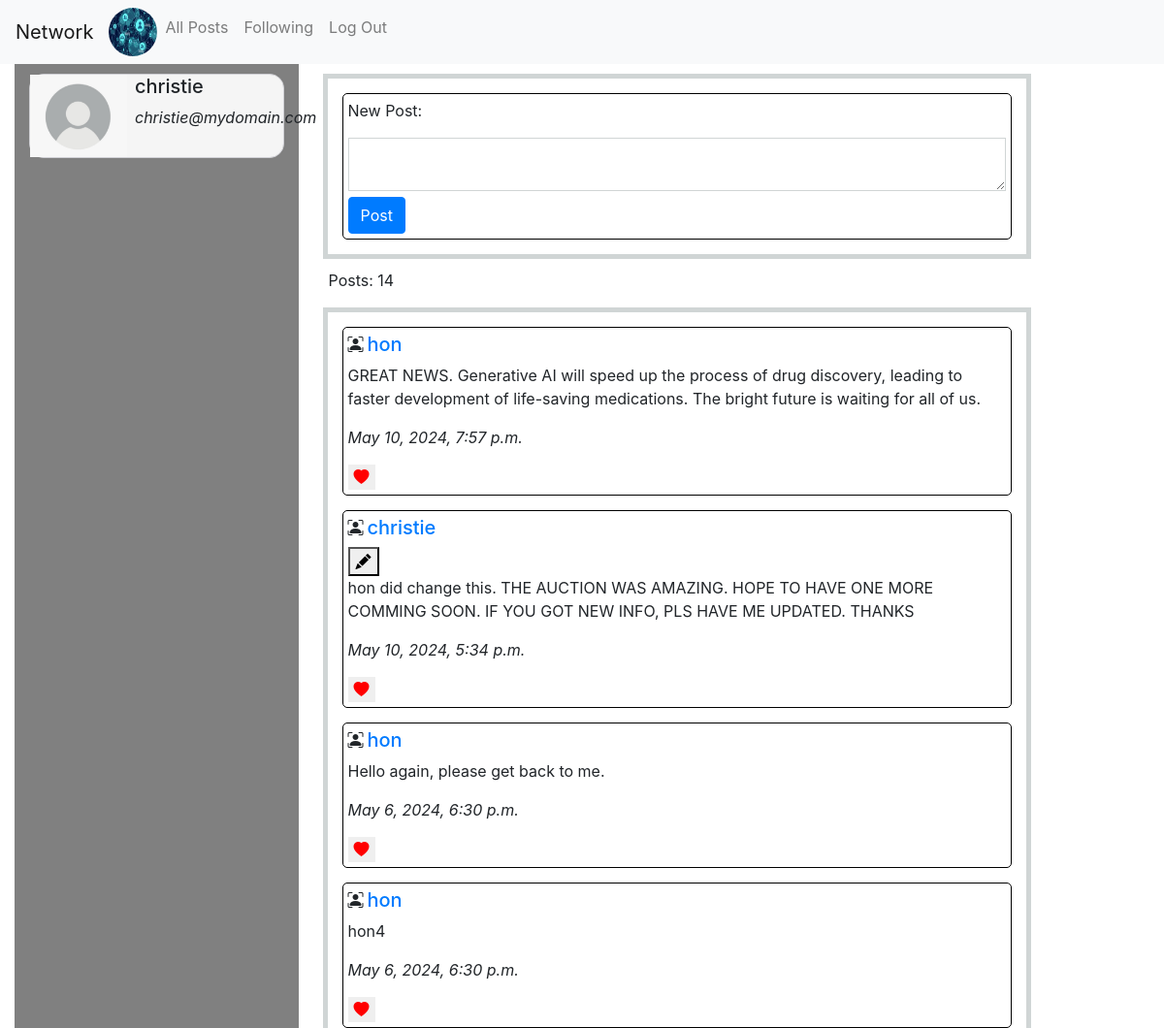
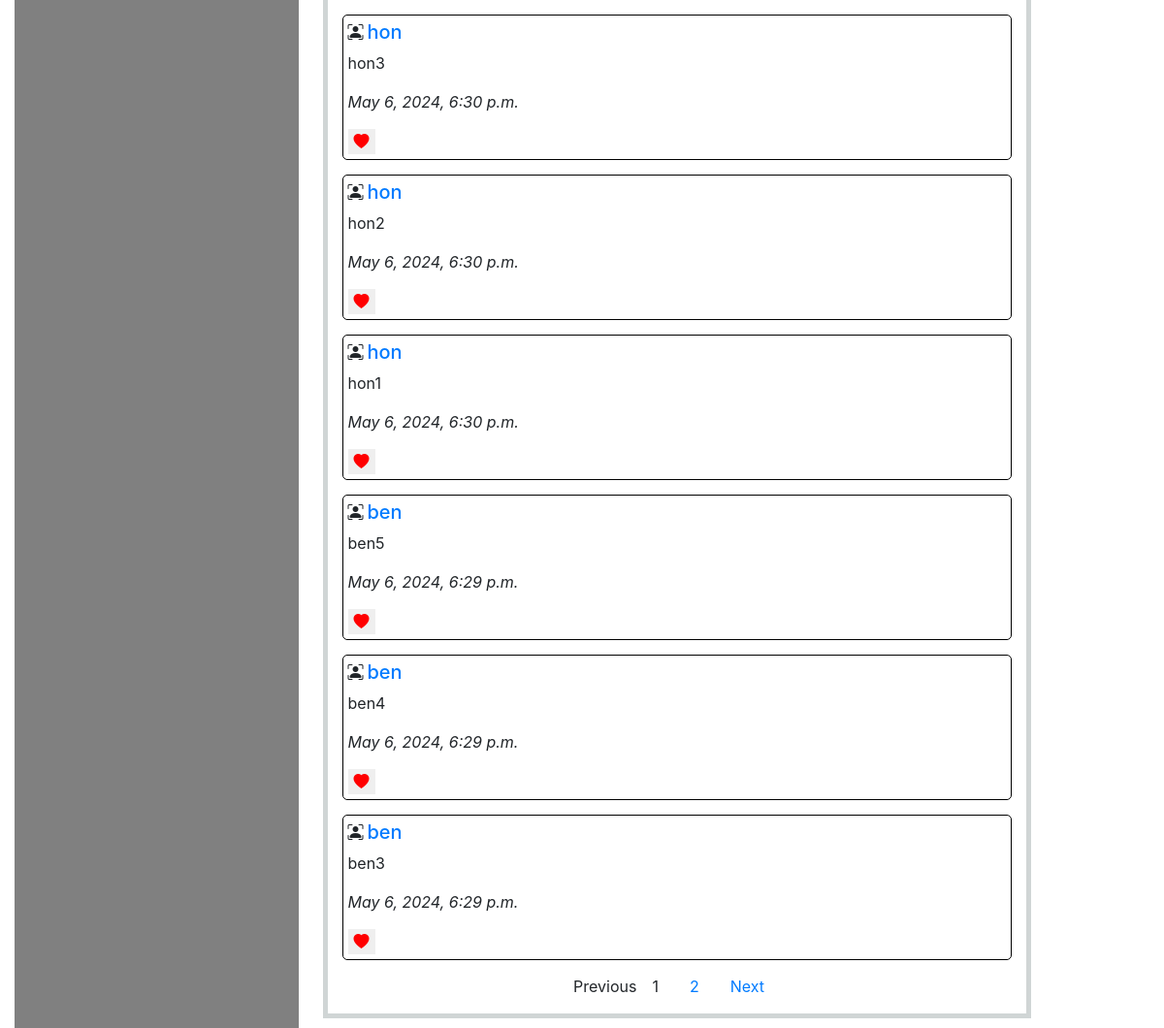
The app's page / (signed in) with its own data (2 pictures, top to bottom).
### network/models.py (models this page shows)
class User(AbstractUser):
    pass

class Post(models.Model):
    poster=models.ForeignKey(User,on_delete=models.CASCADE,related_name="posts")
    content=models.TextField()
    timestamp=models.DateTimeField(auto_now_add=True)

### network/views.py (the view)
# urls.py: path("", views.index, name="index"),
def index(request):
    posts=Post.objects.filter(poster__in=User.objects.all())
    post_counts=len(posts)
    posts=posts.order_by('-timestamp')
    like_counts=[{post.id:post.post_likes.count()} for post in posts]
    key_to_display = 'id'
    for item in like_counts:
        if key_to_display in item:
            logging.debug(f'{item[key_to_display]}')
    paginator = Paginator(posts, 10)
    page = request.GET.get('page', 1)
    try:
        posts = paginator.page(page)
    except PageNotAnInteger:
        posts = paginator.page(1)
    except EmptyPage:
        posts = paginator.page(paginator.num_pages)
    return render(request, "network/index.html",{'posts':posts,'like_counts':like_counts,'post_counts':post_counts})

### network/templates/network/index.html (shortened to what this page needs)
{% extends "network/layout.html" %}
{% load static %}
{%block body %}
<div class="index-container row">
   <div class="col-3 left">
    {%if request.user.is_authenticated%}
      <div class="d-flex person">
         <img src="{% static 'network/images/person.png' %}" alt='person' width="100" height="85" />
         <div class="sub-person ml-2">
            <h5>{{request.user.username}}</h5>
            <p><i>{{request.user.email}}</i></p>
         </div>
      </div>
      {%else%}
      <p>You're not logged in.</p>
      {%endif%}
   </div>
   <div class="col-8">
      <div class="new-post">
         <form action="{% url 'posts' %}" method="POST">
           <div class="sub-new-post">
             <p>New Post:</p>
             <div class="create-input">
               <textarea name="content"></textarea>
             </div>
             <button type="submit" class="btn btn-primary">Post</button>
           </div>
         </form>
       </div>
       {%if post_counts%}
       <p class="ml-3">Posts: {{post_counts}}</p>
       {%endif%}
     {%if posts and like_counts%}
       <div class="new-post">
         {%for post in posts %}
         <div class="sub-new-post">
           <div class="d-flex">
             <i class="bi bi-person-bounding-box"></i>
             <h5 class="mx-1">
               <a href="{%url 'profile' post.poster.id %}"
                 >{{post.poster.username}}</a
               >
             </h5>
           </div>
           <div id="original-content-{{ post.id }}">
              {%if request.user == post.poster%}
              <button type="submit" class="pencil-circle" onclick="enableEdit({{ post.id }})"><i class="bi bi-pencil-fill pencil" id="btnEdit"></i></button>
              {%endif%}
             <p>{{ post.content }}</p>
           </div>
           <p><i>{{ post.timestamp }}</i></p>
           <div class="like">
             <button type="button" data-post-id="{{ post.id }}" class="like-btn liked" id="btnLike">
             <i class="bi bi-heart-fill heart" id="heart-icon-{{ post.id }}"></i>
           </button>
         </div>
       </div>
         {%endfor%}
         <div class="pagination-container">
         {% if posts.has_other_pages %}
           <ul class="pagination justify-content-center">
           {% if posts.has_previous %}
             <li class="mx-3"><a href="?page={{ posts.previous_page_number }}">Previous</a></li>
           {% else %}
             <li class="disabled class="mx-3""><span>Previous</span></li>
           {% endif %}
           {% for i in posts.paginator.page_range %}
             {% if posts.number == i %}
               <li class="active mx-3"><span>{{ i }} <span class="sr-only">(current)</span></span></li>
             {% else %}
               <li class="mx-3"><a href="?page={{ i }}">{{ i }}</a></li>
             {% endif %}
           {% endfor %}
           {% if posts.has_next %}
             <li class="mx-3"><a href="?page={{ posts.next_page_number }}">Next</a></li>
           {% else %}
             <li class="disabled mx-3"><span>Next</span></li>
           {% endif %}
           </ul>
        {% endif %}
           </div>
       </div>
       {%else%}
       <p>No posts have been posted yet!</p>
       {%endif%}
      </div>
</div>
{% endblock %}

### network/static/network/styles.css (style rules this page uses)
body { width: 100%; padding:0; margin: auto; box-sizing: border-box; max-width: 1300px; }

### network/static/network/index-style.css (style rules this page uses)
.index-container { margin:0 15px; box-sizing: border-box; }
.new-post { border:5px solid #d0d5d5; margin:10px; }
.sub-new-post { margin:15px; border:1px solid black; padding:5px; border-radius: 5px; }
.create-input textarea { width: 100%; height: 55px; padding:10px; border:1px solid #d0d5d5; box-sizing: border-box; margin-right:10px; }
.left { background-color: grey; }
.person { border-radius:15px; border:1px solid #d0d0d5; margin-top:10px; background-color: whitesmoke; }
.sub-person { align-items: center; }
.heart { color: red; border:none; }
#btnLike { border:none; }

### records on screen
User: user.username "christie", user.email "christie@mydomain.com"
Post: poster.username "hon", content "GREAT NEWS. Generative AI will speed up the process of drug discovery, leading to faster development of life-saving medications. The bright future is waiting for all of us.", timestamp "May 10, 2024, 7:57 p.m."
Post: poster.username "christie", content "hon did change this. THE AUCTION WAS AMAZING. HOPE TO HAVE ONE MORE COMMING SOON. IF YOU GOT NEW INFO, PLS HAVE ME UPDATED. THANKS", timestamp "May 10, 2024, 5:34 p.m."
Post: poster.username "hon", content "Hello again, please get back to me.", timestamp "May 6, 2024, 6:30 p.m."
Post: poster.username "hon", content "hon4", timestamp "May 6, 2024, 6:30 p.m."
Post: poster.username "hon", content "hon3", timestamp "May 6, 2024, 6:30 p.m."
Post: poster.username "hon", content "hon2", timestamp "May 6, 2024, 6:30 p.m."
Post: poster.username "hon", content "hon1", timestamp "May 6, 2024, 6:30 p.m."
Post: poster.username "ben", content "ben5", timestamp "May 6, 2024, 6:29 p.m."
Post: poster.username "ben", content "ben4", timestamp "May 6, 2024, 6:29 p.m."
Post: poster.username "ben", content "ben3", timestamp "May 6, 2024, 6:29 p.m."

### other values on screen
{{ post_counts }} "14"
{{ i }} "1"
{{ i }} "2"
